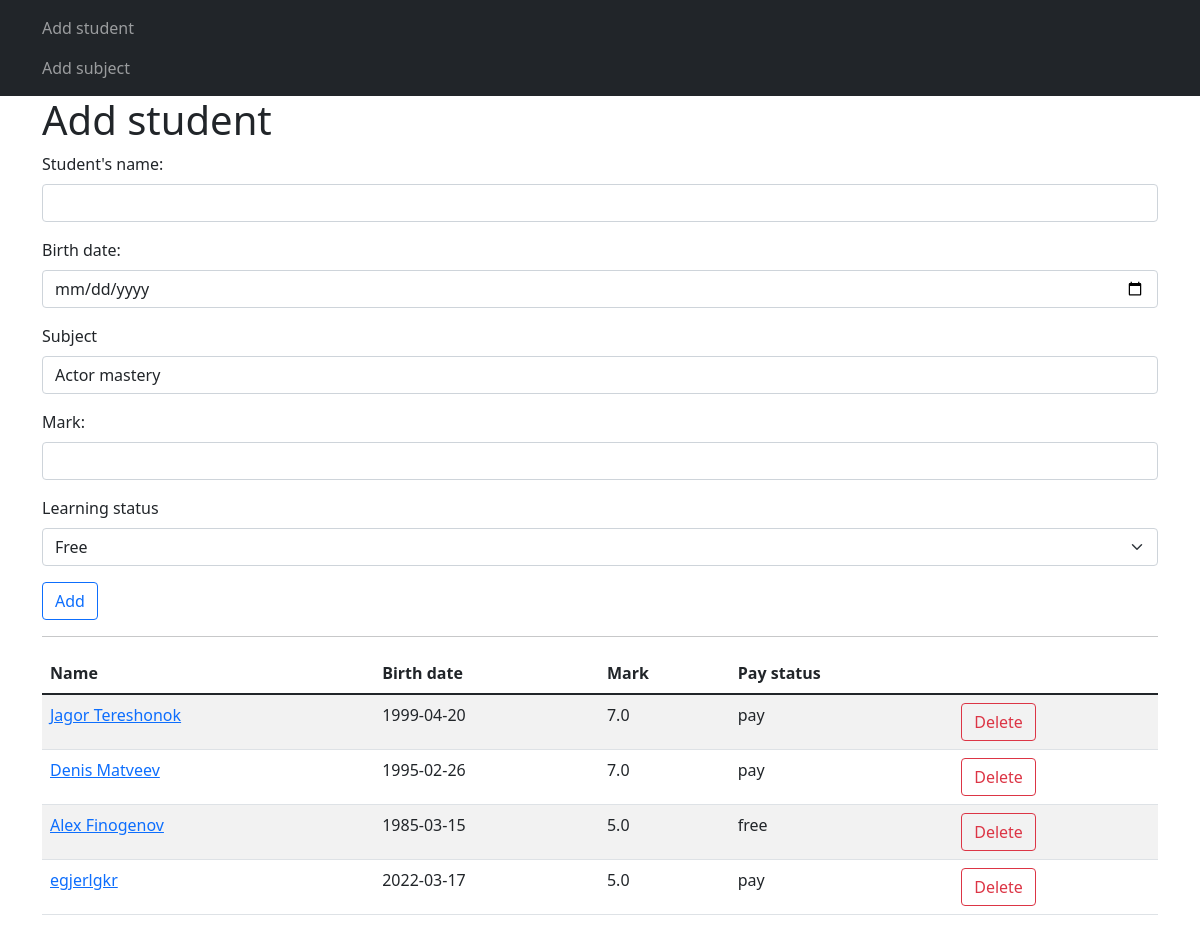
The page /add-student on the database its author committed.
### models.py (models this page shows)
class Students(db.Model):
    id = db.Column(db.Integer, primary_key=True)
    name = db.Column(db.String(120), nullable=False)
    birth_date = db.Column(db.Date, nullable=False, default=datetime.now())
    mark = db.Column(db.Float, nullable=False, default=3.2)
    subject_id = db.Column(db.Integer, db.ForeignKey('subjects.id'))
    status = db.Column(db.String(10), nullable=False, default='Paid')

### routes.py (the view, shortened to what this page needs)
@app.route('/add-student', methods=['GET', 'POST'])
def add_student():
    form = StudentForm()
    form.subject.choices = [(subject.id, subject.name) for subject in Subjects.query.order_by(Subjects.name).all()]  # SELECT * FROM subjects ORDER BY name
    students = Students.query.all()  # достаю всех студентов из БД
    return render_template('add_students.html', form=form, items=students)

### forms.py
class StudentForm(FlaskForm):
    name = StringField('Student\'s name: ',
                       validators=[DataRequired()])
    birth_date = DateField('Birth date: ',
                           validators=[DataRequired()])
    mark = FloatField('Mark: ')
    subject = SelectField('Subject', choices=[])
    status = SelectField('Learning status',
                         choices=[
                             ('free', 'Free'),
                             ('pay', 'Paid')
                         ])
    submit = SubmitField('Add')

### templates/add_students.html (shortened to what this page needs)
{% extends 'base.html' %}
{% block content %}
    <h1>Add student</h1>
    <form action="" method="post">
        <div class="mb-3">
            {{ form.name.label(class="form-label") }}
            {{ form.name(class="form-control") }}
        </div>
        <div class="mb-3">
            {{ form.birth_date.label(class="form-label") }}
            {{ form.birth_date(class="form-control") }}
        </div>
        <div class="mb-3">
            {{ form.subject.label(class="form-label") }}
            {{ form.subject(class="form-control") }}
        </div>
        <div class="mb-3">
            {{ form.mark.label(class="form-label") }}
            {{ form.mark(class="form-control") }}
        </div>
        <div class="mb-3">
            {{ form.status.label(class="form-label") }}
            {{ form.status(class="form-select") }}
        </div>
        <div class="mb-3">
            {{ form.submit(class="btn btn-outline-primary") }}
        </div>
    </form>
    <hr>
    {% if items|length > 1 %}
        <table class="table table-striped">
            <thead>
                <tr>
                    <th>Name</th>
                    <th>Birth date</th>
                    <th>Mark</th>
                    <th>Pay status</th>
                </tr>
            </thead>
            <tbody>
                {% for student in items %}
                    <tr>
                        <td><a href="/update-student/{{ student.id }}">{{ student.name }}</a></td>
                        <td>{{ student.birth_date }}</td>
                        <td>{{ student.mark }}</td>
                        <td>{{ student.status }}</td>
                        <td><a href="/delete/{{ student.id }}" class="btn btn-outline-danger">Delete</a></td>
                    </tr>
                {% endfor %}
            </tbody>
        </table>
    {% endif %}
{% endblock %}

### rows shown on the page
Students: name "Jagor Tereshonok", birth_date "1999-04-20", mark "7.0", status "pay"
Students: name "Denis Matveev", birth_date "1995-02-26", mark "7.0", status "pay"
Students: name "Alex Finogenov", birth_date "1985-03-15", mark "5.0", status "free"
Students: name "egjerlgkr", birth_date "2022-03-17", mark "5.0", status "pay"
